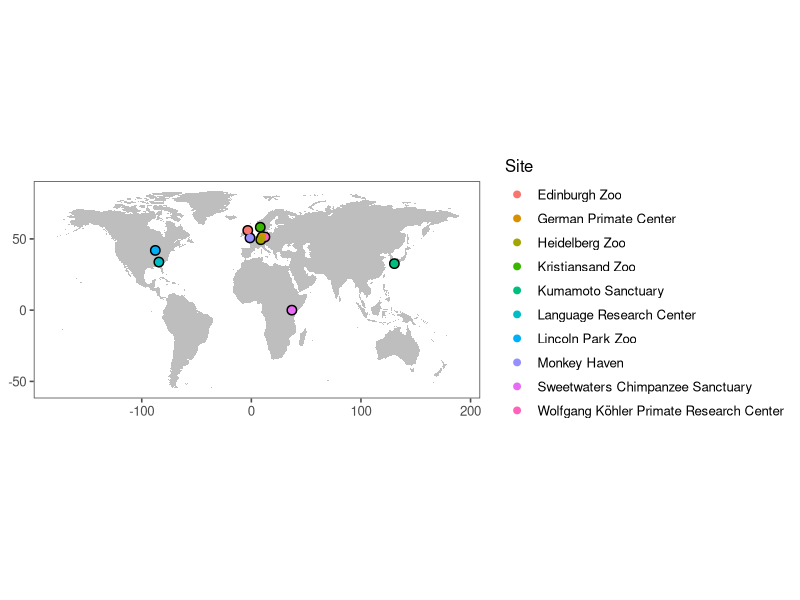

This chart was generated by the following R code:
## ---- chunk 1


library(maps)
library(ggthemes)
library(tidyverse)
library(ggplot2)



## ---- chunk 2

world <- maps::map("world", ".", exact = FALSE, plot = FALSE, fill = TRUE) %>% fortify()

labs <- data.frame(
  lat = c(51.348537, 41.9210919,32.6408466,51.56097030000001,-0.004259,49.415154,55.94232599999999,58.1856575,50.705786,33.75306799999999),
  long = c(12.371651400000019, -87.63399090000001,130.48248009999998,9.952894499999957,36.96367099999998,8.663884000000053,-3.267317999999932,8.144123000000036,-1.2627529999999751,-84.3852819),
  Site = as.factor(c("Wolfgang Köhler Primate Research Center", "Lincoln Park Zoo","Kumamoto Sanctuary","German Primate Center","Sweetwaters Chimpanzee Sanctuary","Heidelberg Zoo", "Edinburgh Zoo", "Kristiansand Zoo", "Monkey Haven","Language Research Center")),
  stringsAsFactors = FALSE
  )

map <- ggplot() + geom_polygon(data = world, aes(x=long, y = lat, group = group), fill = "grey") + 
  coord_fixed(1.3)+ 
  geom_point(data = labs, aes(x = long, y = lat), color = "black", size = 3) +
  geom_point(data = labs, aes(x = long, y = lat,color = Site), size = 2)+
  ylim(-55,83.59961)+
  theme_few(base_size = 12)+
  theme(legend.position="right",legend.direction = "vertical",axis.title.x=element_blank(),axis.title.y=element_blank())

## ---- chunk 3
map
